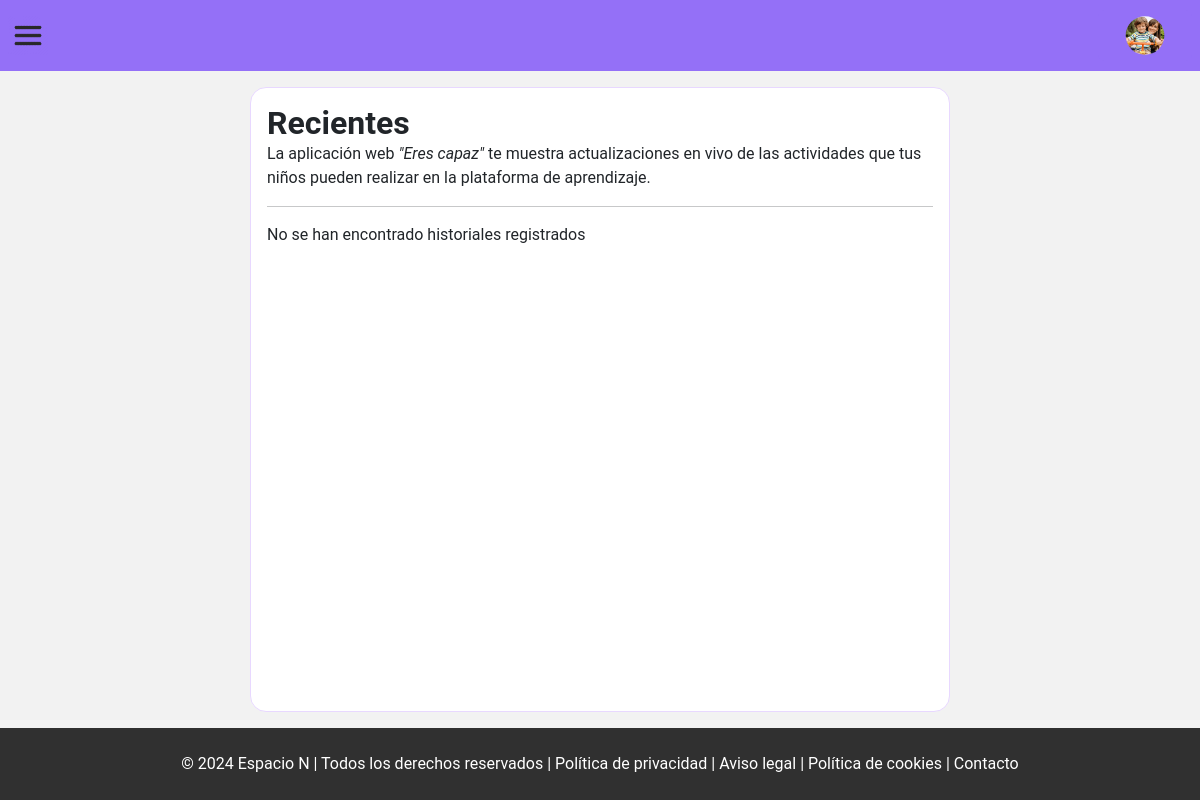
/view/admin/history.php (signed in), run on an earlier commit of the app's database.
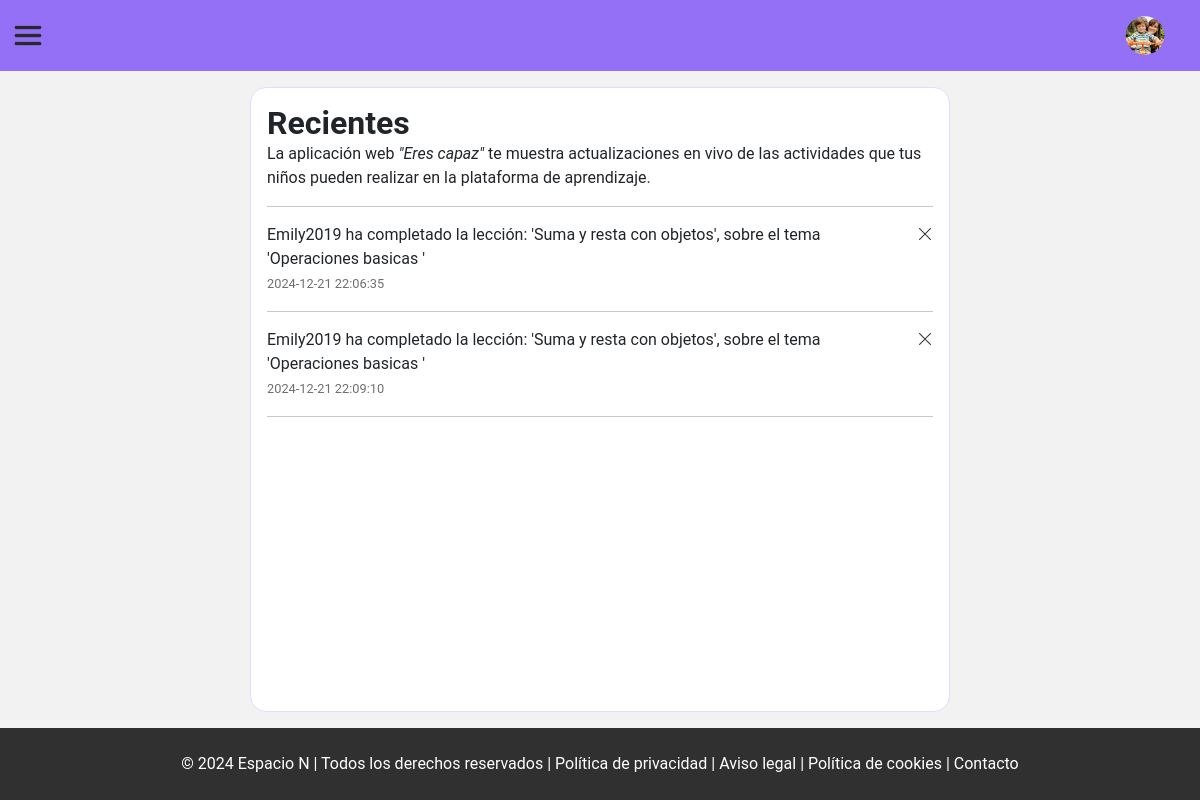
And on a later commit of the database.
### tables this page shows
CREATE TABLE `historiales` (
  `id_historial` int(10) NOT NULL,
  `id_nino` int(10) DEFAULT NULL,
  `id_profesional` int(10) DEFAULT NULL,
  `mensaje` varchar(250) DEFAULT NULL,
  `fecha_hora` datetime DEFAULT NULL
);

### php/admin/showHistorys.php (the view, shortened to what this page needs)
<?php
function showHistorys($showPageLearn = false)
{
    include './../../php/connectionBD.php';
    try {
        $showPageLearn == true ? $sqlHistorial = "SELECT id_historial, mensaje, fecha_hora from historiales WHERE id_profesional = :id ORDER BY fecha_hora DESC LIMIT 3 "
            : $sqlHistorial = "SELECT id_historial, mensaje, fecha_hora from historiales WHERE id_profesional = :id ";
        $id_profesional = $_SESSION["id_profesional"];
        $query = $pdo->prepare($sqlHistorial);
        $query->bindParam('id', $id_profesional, PDO::PARAM_INT);
        $query->execute();
        $results = $query->fetchAll(PDO::FETCH_ASSOC);
        if ($query->rowCount() > 0) {
            if ($showPageLearn == true) {
                $count = 0;
                foreach ($results as $value) {
                    $count++;
                    echo "<div class='d-flex'>
                <div class='d-flex  flex-column'>
                            <p class='m-0'>" . $value["mensaje"] . "</p>
                            <small  style='color: #6f6f6f;'> " . $value["fecha_hora"] . " </small>
                </div>
                 <button type='button' class='deleteH dropdown-toggle dropdown-toggle-split' data-bs-toggle='dropdown'
                                aria-expanded='false'>
                                <span class='visually-hidden'>Toggle Dropdown</span>
                            </button>
                            <ul class='dropdown-menu'>
                                <li><a class='dropdown-item' href='./../../php/admin/deleteHistory.php?id=" . $value["id_historial"] . "'><i class='bi bi-trash'></i> Borrar</a></li>
                            </ul>
                </div><hr>";
                    if ($count >= 3) {
                        echo "<small> <a href='./history.php'> Ver todas</a></small>";
                    }
                }
            } else {
                foreach ($results as $value) {
                    echo "<div class='d-flex gap-1'>
                        <div style='  flex-grow: 1;'>
                            <p class='m-0'>
                                " . $value["mensaje"] . "
                            </p>
                            <small  style='color: #6f6f6f;'> " . $value["fecha_hora"] . " </small>
                        </div>
                        <div>
                            <a href='./../../php/admin/deleteHistory.php?id=" . $value["id_historial"] . "' class='deteleHistory'>
                                <i class='bi bi-x-lg'></i>
                            </a>
                        </div>
                    </div>
                <hr>";
                }
            }
        } else {
            echo "<div> No se han encontrado historiales registrados </div>";
        }
    } catch (PDOException $ex) {
        echo $ex;
    }
}
?>

### view/admin/history.php (shortened to what this page needs)
<!DOCTYPE html>
<html lang="es">
<head>
    <link href="https://cdn.jsdelivr.net/npm/bootstrap@5.3.3/dist/css/bootstrap.min.css" rel="stylesheet"
>
    <link rel="stylesheet" href="https://cdn.jsdelivr.net/npm/bootstrap-icons@1.11.3/font/bootstrap-icons.min.css">
    <link rel="stylesheet" href="../../css/reset.css">
    <link rel="stylesheet" href="../../css/components/header.css">
    <link rel="stylesheet" href="../../css/components/semanticTag.css">
    <link rel="stylesheet" href="../../css/components/row.css">
    <link rel="stylesheet" href="../../css/components/offcanvas.css">
    <link rel="stylesheet" href="../../css/admin/helpReportsActivity.css">
</head>
<body>
    <?php include "./../include/admin/headerHelp.php" ?>
    <main class="">
        <div class="content">
            <h1><b>Recientes</b></h1>
            <p>
            La aplicación web <em>"Eres capaz"</em> te muestra actualizaciones en vivo
            de las actividades que tus niños pueden realizar en la plataforma de aprendizaje.
            </p><hr>
            <?php
                    include '../../php/admin/showHistorys.php';
                    showHistorys(false);
                    ?>
        </div>
    </main>
    <?php include "./../include/footer.php" ?>
</body>
</html>

### view/include/admin/headerHelp.php (shortened to what this page needs)
<header>
    <a class="btn btn-primary offCanvasSpaceN" data-bs-toggle="offcanvas" href="#offCanvasSpaceN" role="button"
        aria-controls="offCanvasSpaceN">
        <img src="../../img/burgerMenu.png" class="img-fluid burgerMenu" alt="">
    </a>
    <section class="userPerfil">
        <button class="btn btn-primary" type="button" data-bs-toggle="offcanvas" data-bs-target="#offcanvasRight"
            aria-controls="offcanvasRight"><img src="../../img/for/representative.png" class="img-fluid userImg" alt="">
        </button>
    </section>
</header>

### view/include/footer.php
<footer class="py-2">
        <div>
            <div class="mt-3 text-center">
                <p class="text-white">© 2024 Espacio N | Todos los derechos reservados | Política de privacidad | Aviso
                    legal | Política de cookies | Contacto</p>
            </div>
        </div>
    </footer>

### css/components/header.css (style rules this page uses)
.userPerfil>button { border: none; background: var(--colorHF) }
.userImg, .LogoImg { width: 70px; clip-path: circle(34% at 50% 50%); }
header { align-items: center; height: 71px; }

### css/components/semanticTag.css (style rules this page uses)
body { display: flex; flex-direction: column; width: 100vw; height: 100vh; background-size: contain; background-repeat: repeat; font-family: "Roboto", sans-serif; font-weight: 100; font-style: normal; font-weight: 400; }
header { display: flex; justify-content: space-between; padding: 0.5rem; background: var(--colorHF); }
main { flex-grow: 2; background: #f2f2f2; }
main>div { width: 100vw; }
footer { background: rgb(48, 48, 48); width: 100vw; }

### css/components/offcanvas.css (style rules this page uses)
.burgerMenu { width: 40px; height: 39px; background: none; }
.offCanvasSpaceN { border: none; background: none; padding: 0rem; }

### css/admin/helpReportsActivity.css (style rules this page uses)
main { display: flex; justify-content: center; }
a { margin: 0.5rem 0rem; display: block; color: var(--colorBlack); text-decoration: none; }
.content { background: white; padding: 1rem; border-radius: 1rem; border: solid 1px #e8d8ff; margin:1rem; max-width: 700px; }
.deteleHistory { margin: 0rem !important; }
h1 { margin: 0; }

What changed in the data, as far as the page shows it:
added historiales: mensaje "Emily2019 ha completado la lección: 'Suma y resta con objetos', sobre el tema 'Operaciones basicas '", fecha_hora "2024-12-21 22:06:35"
added historiales: mensaje "Emily2019 ha completado la lección: 'Suma y resta con objetos', sobre el tema 'Operaciones basicas '", fecha_hora "2024-12-21 22:09:10"
Also different on the page:
text no longer shown: "No se han encontrado historiales registrados"
